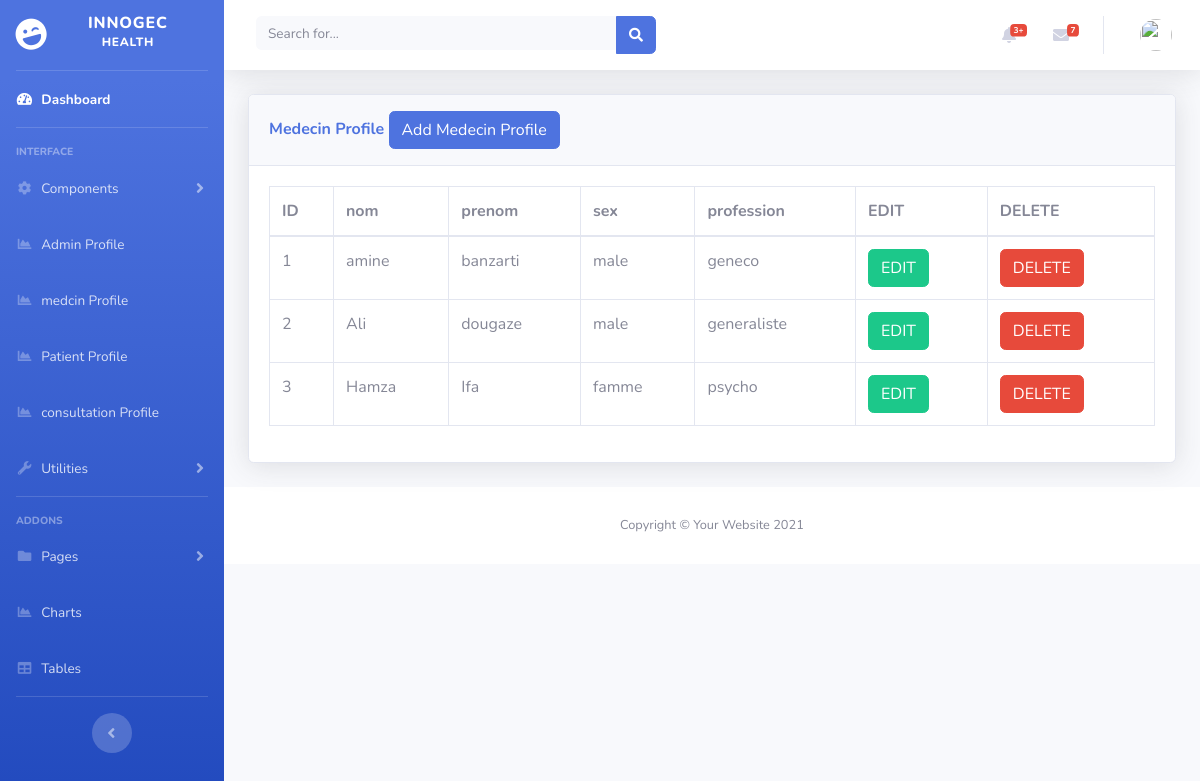
Screenshot of /medRh.php with the database file from the repository.
### tables this page shows
CREATE TABLE IF NOT EXISTS `medecin` (
  `idmed` int(11) NOT NULL auto_increment,
  `nom` varchar(30) NOT NULL default '',
  `prenom` varchar(30) NOT NULL default '',
  `sex` varchar(10) NOT NULL default '',
  `profession` varchar(30) NOT NULL default '',
  PRIMARY KEY  (`idmed`)
);

### class/Modele.php (called while the page is built, shortened)
<?php
abstract class Modele {
function __construct(){
 $this->pdo=new PDO('mysql:host=localhost;dbname=adminpanel','root','');
}
}
?>

### class/Medecin.php (called while the page is built, shortened)
<?php
include_once("Modele.php");
class Medecin extends Modele
{
    function liste()
    {
        $query = " SELECT *
        FROM `medecin`
        LIMIT 0 , 30 ";
        $res = $this->pdo->prepare($query);
        $res->execute();
        return $res;
    }
}
?>

### medRh.php (the view, shortened to what this page needs)
<?php
include('includes/header.php');
include('includes/navbar.php');
?>
<div class="container-fluid">
<div class="card shadow mb-4">
  <div class="card-header py-3">
    <h6 class="m-0 font-weight-bold text-primary">Medecin Profile
            <button type="button" class="btn btn-primary" data-toggle="modal" data-target="#addadminprofile">
              Add Medecin Profile
            </button>
    </h6>
  </div>
  <div class="card-body">
    <div class="table-responsive">
      <table class="table table-bordered" id="dataTable" width="100%" cellspacing="0">
        <?php
        require_once("class/Medecin.php");
        $us = new Medecin();
        $res=$us->liste();
 ?>
        <thead>
          <tr>
            <th> ID </th>
            <th> nom </th>
            <th>prenom </th>
            <th>sex</th>
            <th>profession</th>
            <th>EDIT </th>
            <th>DELETE </th>
          </tr>
        </thead>
        <tbody>
        <?php    foreach ($res as $row) {  ?>
          <tr>
            <td><?php echo $row['idmed']?></td>
            <td><?php echo $row['nom']?></td>
            <td><?php echo $row['prenom']?></td>
            <td><?php echo $row['sex']?></td>
            <td><?php echo $row['profession']?></td>
            <td>
                <form action="register_edit.php" method="post">
                    <button  type="submit" name="edit_btn" class="btn btn-success"> EDIT</button>
                </form>
            </td>
            <td>
                <form action="code.php" method="post">
                  <button type="submit" name="delete_btn" class="btn btn-danger"> DELETE</button>
                </form>
            </td>
          </tr>
          <?php }?>
        </tbody>
      </table>
    </div>
  </div>
</div>
</div>
<?php
include('includes/footer.php');
?>

### rows the page displays
medecin: idmed "1", nom "amine", prenom "banzarti", sex "male", profession "geneco"
medecin: idmed "2", nom "Ali", prenom "dougaze", sex "male", profession "generaliste"
medecin: idmed "3", nom "Hamza", prenom "Ifa", sex "famme", profession "psycho"
